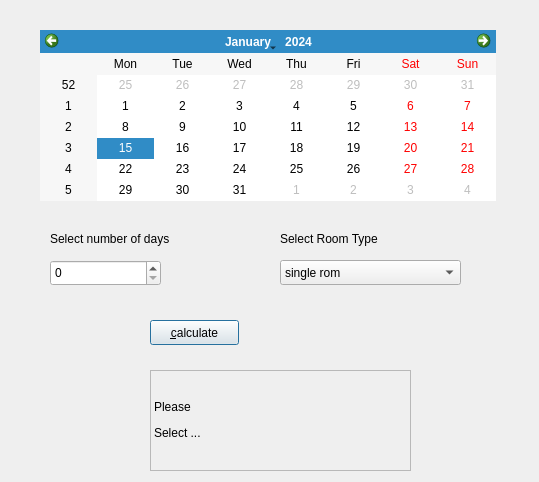
<?xml version="1.0" encoding="UTF-8"?>
<ui version="4.0">
 <class>Dialog</class>
 <widget class="QDialog" name="Dialog">
  <property name="geometry">
   <rect>
    <x>0</x>
    <y>0</y>
    <width>539</width>
    <height>482</height>
   </rect>
  </property>
  <property name="windowTitle">
   <string>Dialog</string>
  </property>
  <widget class="QCalendarWidget" name="calendar">
   <property name="geometry">
    <rect>
     <x>40</x>
     <y>30</y>
     <width>456</width>
     <height>171</height>
    </rect>
   </property>
  </widget>
  <widget class="QSpinBox" name="nDays">
   <property name="geometry">
    <rect>
     <x>50</x>
     <y>260</y>
     <width>111</width>
     <height>26</height>
    </rect>
   </property>
  </widget>
  <widget class="QPushButton" name="calculate">
   <property name="geometry">
    <rect>
     <x>150</x>
     <y>320</y>
     <width>89</width>
     <height>25</height>
    </rect>
   </property>
   <property name="text">
    <string>&amp;calculate</string>
   </property>
  </widget>
  <widget class="QLabel" name="resultShow">
   <property name="geometry">
    <rect>
     <x>150</x>
     <y>370</y>
     <width>261</width>
     <height>101</height>
    </rect>
   </property>
   <property name="frameShape">
    <enum>QFrame::StyledPanel</enum>
   </property>
   <property name="text">
    <string>&lt;html&gt;&lt;head/&gt;&lt;body&gt;&lt;p&gt;Please &lt;/p&gt;&lt;p&gt;Select ...&lt;/p&gt;&lt;/body&gt;&lt;/html&gt;</string>
   </property>
   <property name="textFormat">
    <enum>Qt::AutoText</enum>
   </property>
   <property name="wordWrap">
    <bool>false</bool>
   </property>
  </widget>
  <widget class="QLabel" name="label_2">
   <property name="geometry">
    <rect>
     <x>50</x>
     <y>230</y>
     <width>151</width>
     <height>17</height>
    </rect>
   </property>
   <property name="text">
    <string>Select number of days</string>
   </property>
  </widget>
  <widget class="QLabel" name="label_3">
   <property name="geometry">
    <rect>
     <x>280</x>
     <y>230</y>
     <width>151</width>
     <height>17</height>
    </rect>
   </property>
   <property name="text">
    <string>Select Room Type</string>
   </property>
  </widget>
  <widget class="QComboBox" name="roomType">
   <property name="geometry">
    <rect>
     <x>280</x>
     <y>260</y>
     <width>181</width>
     <height>25</height>
    </rect>
   </property>
   <item>
    <property name="text">
     <string>single rom</string>
    </property>
   </item>
   <item>
    <property name="text">
     <string>shared room</string>
    </property>
   </item>
   <item>
    <property name="text">
     <string>shared room + hand wash</string>
    </property>
   </item>
   <item>
    <property name="text">
     <string>single room + hand wash</string>
    </property>
   </item>
   <item>
    <property name="text">
     <string>shared room + bathroom</string>
    </property>
   </item>
  </widget>
 </widget>
 <tabstops>
  <tabstop>calendar</tabstop>
  <tabstop>nDays</tabstop>
  <tabstop>roomType</tabstop>
  <tabstop>calculate</tabstop>
 </tabstops>
 <resources/>
 <connections>
  <connection>
   <sender>calculate</sender>
   <signal>clicked()</signal>
   <receiver>Dialog</receiver>
   <slot>update_show()</slot>
   <hints>
    <hint type="sourcelabel">
     <x>211</x>
     <y>334</y>
    </hint>
    <hint type="destinationlabel">
     <x>488</x>
     <y>332</y>
    </hint>
   </hints>
  </connection>
 </connections>
 <slots>
  <slot>update_show()</slot>
 </slots>
</ui>
